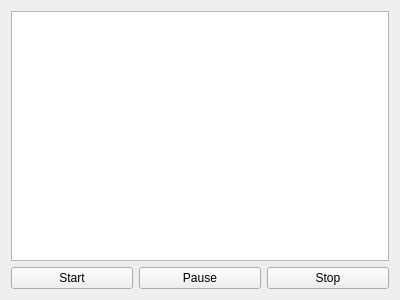
<?xml version="1.0" encoding="UTF-8"?>
<ui version="4.0">
 <class>GraphicScene</class>
 <widget class="QWidget" name="GraphicScene">
  <property name="geometry">
   <rect>
    <x>0</x>
    <y>0</y>
    <width>400</width>
    <height>300</height>
   </rect>
  </property>
  <property name="windowTitle">
   <string>Form</string>
  </property>
  <layout class="QGridLayout" name="gridLayout">
   <item row="0" column="0" colspan="3">
    <widget class="QGraphicsView" name="graphicsView"/>
   </item>
   <item row="1" column="0">
    <widget class="QPushButton" name="Start">
     <property name="text">
      <string>Start</string>
     </property>
    </widget>
   </item>
   <item row="1" column="1">
    <widget class="QPushButton" name="Pause">
     <property name="text">
      <string>Pause</string>
     </property>
    </widget>
   </item>
   <item row="1" column="2">
    <widget class="QPushButton" name="Stop">
     <property name="text">
      <string>Stop</string>
     </property>
    </widget>
   </item>
  </layout>
 </widget>
 <resources/>
 <connections/>
</ui>
